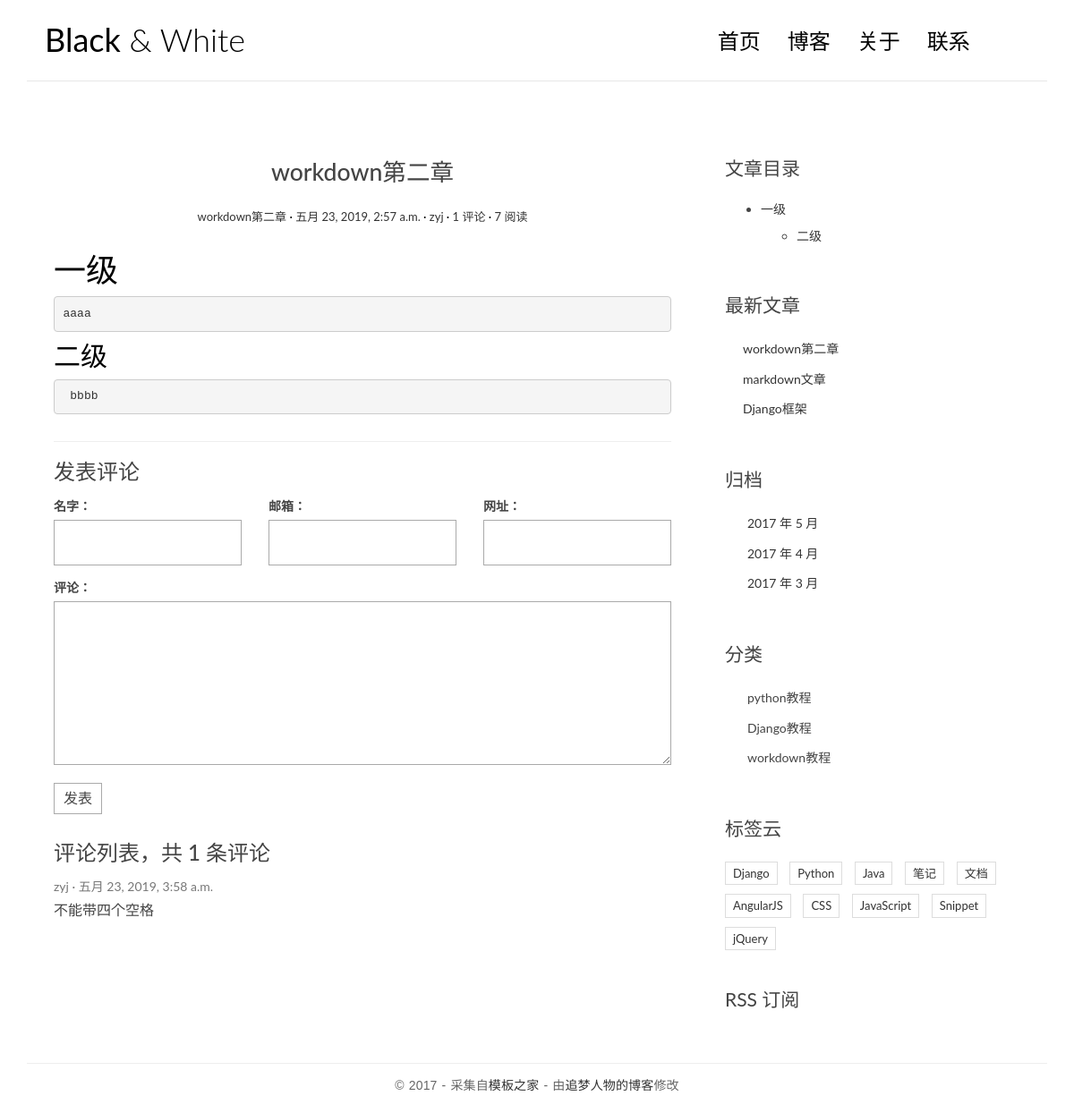
/app1/single/4/, run on the app's committed database.
### app1/models.py (models this page shows, shortened)
class Articles(models.Model):
    title=models.CharField(max_length=30,verbose_name='标题')
    create_time=models.DateTimeField(auto_now_add=True,verbose_name='创建时间')
    update_time=models.DateTimeField(auto_now=True,verbose_name='修改时间')
    Readnum=models.PositiveIntegerField(default=0,verbose_name='阅读数')
    bodytxt=models.TextField(max_length=500,default='',verbose_name='正文')
    author=models.ForeignKey(User,on_delete=models.CASCADE,verbose_name='作者')
    category=models.ForeignKey(Category,on_delete=models.CASCADE,verbose_name='文章类别')
    pag=models.ManyToManyField(Pags,verbose_name='标签')
    class Meta():
        verbose_name = "文章"
        verbose_name_plural = verbose_name

class Category(models.Model):
    title=models.CharField(max_length=30,verbose_name='类别')
    class Meta():
        verbose_name = "类别"
        verbose_name_plural = verbose_name

### app2/models.py (models this page shows, shortened)
class Comment(models.Model):
    username=models.CharField(max_length=30,verbose_name='用户名')
    email=models.EmailField(blank=True,null=True,verbose_name='邮箱')
    url=models.URLField(blank=True,null=True,verbose_name='个人主页')
    tex=models.TextField(max_length=150,verbose_name='评论内容')
    title=models.ForeignKey(Articles,on_delete=models.CASCADE)
    creat_time=models.DateTimeField(auto_now_add=True,verbose_name='发布日期')

### app1/views.py (the view)
# urls.py: url(r'^single/(\d+)/$',views.single,name='single'),
def single(request,id):
    article = Articles.objects.get(pk=id)
    Messiges=article.comment_set.all()
    article.Readnum += 1
    article.save()
    if request.method=='GET':
        mk=markdown.Markdown(extensions=[
            "markdown.extensions.extra",
            "markdown.extensions.codehilite",
            "markdown.extensions.toc"
        ])
        article.bodytxt=mk.convert(article.bodytxt)
        article.toc=mk.toc
        print(article.bodytxt)
        return render(request,'single.html',locals())

### app1/templatetags/func1.py (called while the page is built)
@register.simple_tag()
def getnewcomments(num):
    return Articles.objects.all().order_by('-create_time')[:num]

@register.simple_tag()
def getcategorys():
    return Category.objects.all()

### templates/single.html (shortened to what this page needs)
{% extends 'base.html' %}
{% block left %}
    <article class="post post-1">
                    <header class="entry-header">
                        <h1 class="entry-title">{{article.title}}</h1>
                        <div class="entry-meta">
                            <span class="post-category"><a href="#">{{article.title}}</a></span>
                            <span class="post-date"><a href="#"><time class="entry-date"
                                                                      datetime="2012-11-09T23:15:57+00:00">{{article.create_time}}</time></a></span>
                            <span class="post-author"><a href="#">{{article.author}}</a></span>
                            <span class="comments-link"><a href="#">{{article.comment_set.count}} 评论</a></span>
                            <span class="views-count"><a href="#">{{article.Readnum}} 阅读</a></span>
                        </div>
                    </header>
                    <div class="entry-content clearfix">
                        {{article.bodytxt|safe}}
                    </div>
                </article>
                <section class="comment-area" id="comment-area">
                    <hr>
                    <h3>发表评论</h3>
                    <form action="{% url 'app2:msg' article.id  %}" method="post" class="comment-form">
                        <div class="row">
                            <div class="col-md-4">
                                <label for="id_name">名字：</label>
                                <input type="text" id="id_name" name="name" required>
                            </div>
                            <div class="col-md-4">
                                <label for="id_email">邮箱：</label>
                                <input type="email" id="id_email" name="email" required>
                            </div>
                            <div class="col-md-4">
                                <label for="id_url">网址：</label>
                                <input type="text" id="id_url" name="url">
                            </div>
                            <div class="col-md-12">
                                <label for="id_comment">评论：</label>
                                <textarea name="comment" id="id_comment" required></textarea>
                                <button type="submit" class="comment-btn">发表</button>
                            </div>
                        </div>
                    </form>
                    <div class="comment-list-panel">
                        <h3>评论列表，共 <span>{{Messiges.count}}</span> 条评论</h3>
                        <ul class="comment-list list-unstyled">
                            {% for i in Messiges %}
                            <li class="comment-item">
                                <span class="nickname">{{i.username}}</span>
                                <time class="submit-date" datetime="2012-11-09T23:15:57+00:00">{{i.creat_time}}</time>
                                <div class="text">
                                    {{i.tex}}
                                </div>
                            </li>
                            {% endfor %}
                        </ul>
                    </div>
                </section>
{% endblock %}
{% block catalog %}
<div class="widget widget-content">
                    <h3 class="widget-title">文章目录</h3>
                    {{article.toc|safe}}
                </div>
{% endblock %}

### templates/base.html (shortened to what this page needs)
{% load func1 %}
<!DOCTYPE html>
<html lang="en">
<head>
    <link rel="stylesheet" href="/static/css/bootstrap.min.css">
    <link rel="stylesheet" href="http://code.ionicframework.com/ionicons/2.0.1/css/ionicons.min.css">
    <link rel="stylesheet" href="/static/css/pace.css">
    <link rel="stylesheet" href="/static/css/custom.css">
</head>
<body>
<div class="container">
    <header id="site-header">
        <div class="row">
            <div class="col-md-4 col-sm-5 col-xs-8">
                <div class="logo">
                    <h1><a href="index.html"><b>Black</b> &amp; White</a></h1>
                </div>
            </div>
            <div class="col-md-8 col-sm-7 col-xs-4">
                <nav class="main-nav" role="navigation">
                    <div class="collapse navbar-collapse" id="bs-example-navbar-collapse-1">
                        <ul class="nav navbar-nav navbar-right">
                            <li class="cl-effect-11"><a href="index.html" data-hover="首页">首页</a></li>
                            <li class="cl-effect-11"><a href="full-width.html" data-hover="博客">博客</a></li>
                            <li class="cl-effect-11"><a href="about.html" data-hover="关于">关于</a></li>
                            <li class="cl-effect-11"><a href="contact.html" data-hover="联系">联系</a></li>
                        </ul>
                    </div>
                </nav>
            </div>
        </div>
    </header>
</div>
<div class="content-body">
    <div class="container">
        <div class="row">
            <main class="col-md-8">
                {% block left %}
                {% endblock %}
            </main>
            <aside class="col-md-4">
                {% block catalog %}
                {% endblock %}
                <div class="widget widget-recent-posts">
                    <h3 class="widget-title">最新文章</h3>
                    <ul>
                        {% getnewcomments 3 as newcomment %}
                        {% for i in newcomment %}
                            <li><a href="{% url 'app1:single' i.id %}">{{i.title}}</a></li>
                        {% endfor %}
                    </ul>
                </div>
                <div class="widget widget-archives">
                    <h3 class="widget-title">归档</h3>
                    <ul>
                        <li>
                            <a href="#">2017 年 5 月</a>
                        </li>
                        <li>
                            <a href="#">2017 年 4 月</a>
                        </li>
                        <li>
                            <a href="#">2017 年 3 月</a>
                        </li>
                    </ul>
                </div>
                <div class="widget widget-category">
                    <h3 class="widget-title">分类</h3>
                    <ul>
                        {% getcategorys as category %}
                        {% for i in category %}
                            <li>{{i.title}}</li>
                        {% endfor %}
                    </ul>
                </div>
                <div class="widget widget-tag-cloud">
                    <h3 class="widget-title">标签云</h3>
                    <ul>
                        <li>
                            <a href="#">Django</a>
                        </li>
                        <li>
                            <a href="#">Python</a>
                        </li>
                        <li>
                            <a href="#">Java</a>
                        </li>
                        <li>
                            <a href="#">笔记</a>
                        </li>
                        <li>
                            <a href="#">文档</a>
                        </li>
                        <li>
                            <a href="#">AngularJS</a>
                        </li>
                        <li>
                            <a href="#">CSS</a>
                        </li>
                        <li>
                            <a href="#">JavaScript</a>
                        </li>
                        <li>
                            <a href="#">Snippet</a>
                        </li>
                        <li>
                            <a href="#">jQuery</a>
                        </li>
                    </ul>
                </div>
                <div class="rss">
                    <a href=""> RSS 订阅</a>
                </div>
            </aside>
        </div>
    </div>
</div>
<footer id="site-footer">
    <div class="container">
        <div class="row">
            <div class="col-md-12">
                <p class="copyright">&copy 2017 - 采集自<a href="http://www.cssmoban.com/"
                                                        target="_blank" title="模板之家">模板之家</a>
                    - 由<a href="http://zmrenwu.com/" title="网页模板" target="_blank">追梦人物的博客</a>修改
                </p>
            </div>
        </div>
    </div>
</footer>
</body>
</html>

### static/css/custom.css (style rules this page uses)
* { outline: none; }
h1, h2, h3, h4, h5, h6 { margin-top: 0; }
b { font-weight: 400; }
a { color: #333; }
body { color: #444; font-family: 'Lato', sans-serif; }
p { font-family: 'Ubuntu', sans-serif; font-weight: 400; word-spacing: 1px; letter-spacing: 0.01em; }
#site-header { background-color: #FFF; padding: 25px 20px; margin-bottom: 40px; border-bottom: 1px solid #e7e7e7; }
.logo h1 a { color: #000; }
.logo h1 { margin: 0; font-family: 'Lato', sans-serif; font-weight: 300; }
.main-nav { margin-top: 11px; max-width: 95%; }
.main-nav a { color: #000000 !important; padding: 0 0 5px 0 !important; margin-right: 30px; font-family: 'Lato', sans-serif; font-weight: 300; font-size: 24px; }
.cl-effect-11 a { padding: 10px 0; color: #0972b4; text-shadow: none; }
.cl-effect-11 a::before { position: absolute; top: 0; left: 0; overflow: hidden; padding: 0 0 5px 0 !important; max-width: 0; border-bottom: 1px solid #000; color: #000; content: attr(data-hover); white-space: nowrap; -webkit-transition: max-width 0.5s; -moz-transition: max-width 0.5s; transition: max-width 0.5s; }
.content-body { padding-bottom: 4em; }
.post { background: #fff; padding: 30px 30px 0; }
.entry-title { text-align: center; font-size: 1.9em; margin-bottom: 20px; line-height: 1.6; padding: 10px 20px 0; }
.entry-meta { text-align: center; color: #DDDDDD; font-size: 13px; margin-bottom: 30px; }
.entry-content { font-size: 18px; line-height: 1.9; font-weight: 300; color: #000; }
.post-category::after, .post-date::after, .post-author::after, .comments-link::after { content: ' ·'; color: #000; }
.widget { background: #fff; padding: 30px 0 0; }
.widget-title { font-size: 1.5em; margin-bottom: 20px; line-height: 1.6; padding: 10px 0 0; font-weight: 400; }
.widget-recent-posts ul { padding: 0; margin: 0; padding-left: 20px; }
.widget-recent-posts ul li { list-style-type: none; position: relative; line-height: 170%; margin-bottom: 10px; }
.widget-recent-posts ul li::before { content: '\f3d3'; font-family: "Ionicons"; position: absolute; left: -17px; top: 3px; font-size: 16px; color: #000; }
.widget-archives ul { padding: 0; margin: 0; padding-left: 25px; }
.widget-archives ul li { list-style-type: none; position: relative; line-height: 170%; margin-bottom: 10px; }
.widget-archives ul li::before { content: '\f3f3'; font-family: "Ionicons"; position: absolute; left: -25px; top: 1px; font-size: 16px; color: #000; }
.widget-category ul { padding: 0; margin: 0; padding-left: 25px; }
.widget-category ul li { list-style-type: none; position: relative; line-height: 170%; margin-bottom: 10px; }
.widget-category ul li::before { content: '\f3fe'; font-family: "Ionicons"; position: absolute; left: -25px; top: 1px; font-size: 18px; color: #000; }
.widget-tag-cloud ul { padding: 0; margin: 0; margin-right: -10px; }
.widget-tag-cloud ul li { list-style-type: none; font-size: 13px; display: inline-block; margin-right: 10px; margin-bottom: 10px; padding: 3px 8px; border: 1px solid #ddd; }
.widget-content ul ul { margin-top: 10px; }
.widget-content ul li { margin-bottom: 10px; }
.rss { font-size: 21px; margin-top: 30px; }
.rss a { color: #444; }
#site-footer { padding-top: 10px; padding: 0 0 1.5em 0; }
.copyright { text-align: center; padding-top: 1em; margin: 0; border-top: 1px solid #eee; color: #666; }
.contact-form input, .comment-form input { border: 1px solid #aaa; margin-bottom: 15px; width: 100%; padding: 15px 15px; font-size: 16px; line-height: 100%; transition: 0.4s border-color linear; }
.contact-form textarea, .comment-form textarea { border: 1px solid #aaa; margin-bottom: 15px; width: 100%; padding: 15px 15px; font-size: 16px; line-height: 20px !important; min-height: 183px; transition: 0.4s border-color linear; }
.comment-area { padding: 0 30px 0; }
.comment-form { margin-top: 15px; }
.comment-form .comment-btn { background-color: #fff; border: 1px solid #aaa; font-size: 16px; padding: 5px 10px; }
.comment-list-panel { margin-top: 30px; }
.comment-list { margin-top: 15px; }
.comment-item .nickname, .comment-item .submit-date { color: #777; font-size: 14px; }
.comment-item .nickname:after { content: ' ·'; }
.comment-item .text { padding-top: 5px; font-size: 16px; }

### data on the page
Articles: title "workdown第二章", create_time "五月 23, 2019, 2:57 a.m.", author "zyj", comment_set.count "1", Readnum "7", bodytxt "一级 aaaa 二级 bbbb", count "1", toc "一级 二级"
Comment: username "zyj", creat_time "五月 23, 2019, 3:58 a.m.", tex "不能带四个空格"
Articles: title "markdown文章"
Articles: title "Django框架"
Category: title "python教程"
Category: title "Django教程"
Category: title "workdown教程"
